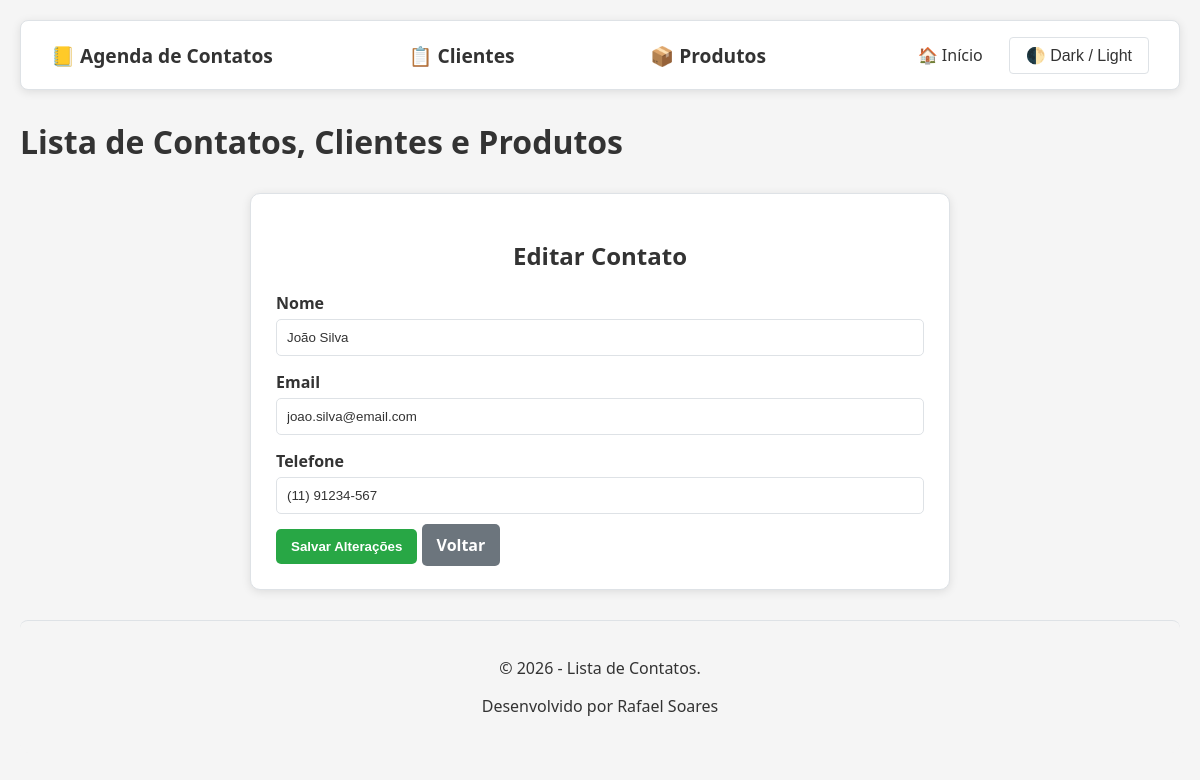
Screenshot of /index.php?pagina=editar_contato&id=1 with the database file from the repository.
### tables this page shows
CREATE TABLE contatos (
    id INT AUTO_INCREMENT PRIMARY KEY,
    nome VARCHAR(100) NOT NULL,
    email VARCHAR(100) NOT NULL,
    telefone VARCHAR(14),
    created_at TIMESTAMP DEFAULT CURRENT_TIMESTAMP
);

### config/database.php (called while the page is built)
<?php
class Database
{
    private static ?PDO $connection = null;
    public static function getConnection(): PDO
    {
        if (self::$connection === null) {
            $host = "localhost";
            $dbname = "agenda";
            $user = "root";
            $pass = "";
            self::$connection = new PDO(
                "mysql:host=$host;dbname=$dbname;charset=utf8",
                $user,
                $pass
            );
            self::$connection->setAttribute(
                PDO::ATTR_ERRMODE,
                PDO::ERRMODE_EXCEPTION
            );
        }
        return self::$connection;
    }
}
?>

### models/ContatoDAO.php (called while the page is built, shortened)
<?php
require_once __DIR__ . '/../config/database.php';
class ContatoDAO
{
    private PDO $pdo;
    public function __construct()
    {
        $this->pdo = Database::getConnection();
    }
    public function buscarPorId(int $id): ?array
{
    try {
        $stmt = $this->pdo->prepare(
            "SELECT * FROM contatos WHERE id = ?"
        );
        $stmt->execute([$id]);
        $resultado = $stmt->fetch(PDO::FETCH_ASSOC);
        return $resultado ?: null;
    } catch (PDOException $e) {
        return null;
    }
}
}
?>

### views/contatos/editar_contato.php (the view, shortened to what this page needs)
<?php
require_once __DIR__ . '/../../models/ContatoDAO.php';
$id = filter_input(INPUT_GET, 'id', FILTER_VALIDATE_INT);
$dao = new ContatoDAO();
$contato = $dao->buscarPorId($id);
require_once __DIR__ . '/../cabecalho.php';
?>
<div class="form-container">
    <h2>Editar Contato</h2>
    <form method="post">
        <div class="form-group">
            <label>Nome</label>
            <input
                type="text"
                name="nome"
                value="<?= htmlspecialchars($contato['nome']) ?>"
                required>
        </div>
        <div class="form-group">
            <label>Email</label>
            <input
                type="email"
                name="email"
                value="<?= htmlspecialchars($contato['email']) ?>">
        </div>
        <div class="form-group">
            <label>Telefone</label>
            <input
                type="text"
                name="telefone"
                value="<?= htmlspecialchars($contato['telefone']) ?>">
        </div>
        <button type="submit" class="btn btn-salvar">
            Salvar Alterações
        </button>
        <a href="index.php?pagina=contatos"
           class="btn btn-voltar">
            Voltar
        </a>
    </form>
</div>
<?php
require_once __DIR__ . '/../rodape.php';
?>

### views/cabecalho.php (style rules this page uses)
:root { --bg-color: #f5f5f5; --text-color: #333333; --card-bg: #ffffff; --table-bg: #ffffff; --header-bg: #f8f9fa; --border-color: #dee2e6; --navbar-bg: #ffffff; --footer-bg: #f5f5f5; }
* { transition: background-color 0.3s ease, color 0.3s ease; box-sizing: border-box; }
body { font-family: 'Segoe UI', Tahoma, Geneva, Verdana, sans-serif; margin: 0; padding: 20px; background-color: var(--bg-color); color: var(--text-color); }
.form-container { max-width: 700px; margin: 30px auto; background: var(--card-bg); padding: 25px; border-radius: 10px; border: 1px solid var(--border-color); box-shadow: 0 2px 10px rgba(0,0,0,0.1); }
.form-container h2 { margin-bottom: 20px; text-align: center; }
.form-group { margin-bottom: 15px; }
.form-group label { display: block; font-weight: bold; margin-bottom: 5px; }
.form-group input, .form-group textarea, .form-group select { width: 100%; padding: 10px; border: 1px solid var(--border-color); border-radius: 5px; background: var(--table-bg); color: var(--text-color); }
.btn { padding: 10px 15px; border: none; border-radius: 5px; cursor: pointer; text-decoration: none; color: white; font-weight: bold; }
.btn-salvar { background: #28a745; }
.btn-voltar { background: #6c757d; }

### rows the page displays
contatos: nome "João Silva", email "joao.silva@email.com", telefone "(11) 91234-567"
